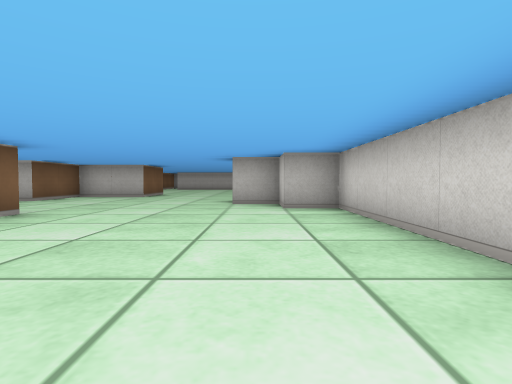
[1] (above)

22 first-person views from a walk through a cub3D maze. The camera is about half as high as the walls, tilts 2° down and sees 80° across. The floor is counted in squares. Each view is taken from the middle of a square. On the plan, view 1 faces up. The plan holds only what a view shows up to about 9 squares ahead; the rest is blank.

[2]
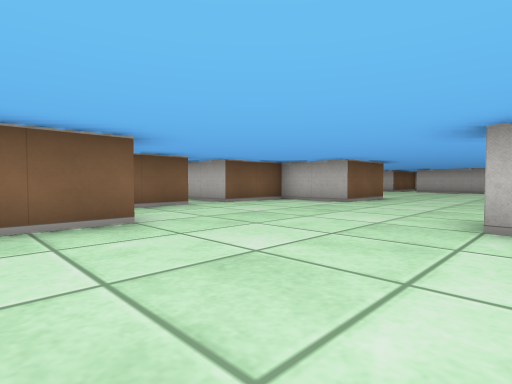

[3]
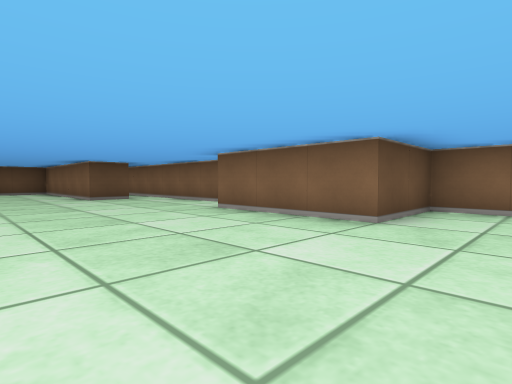

[4]
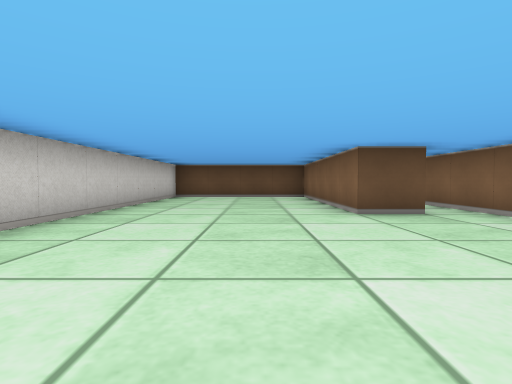

[5]
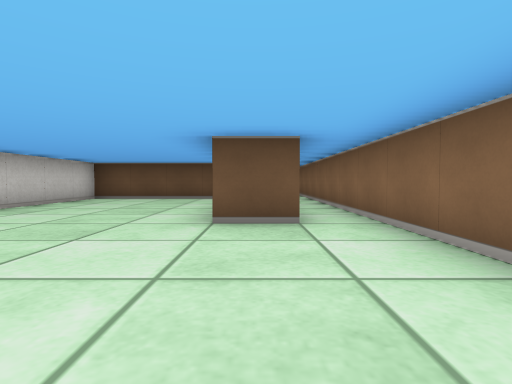

[6]
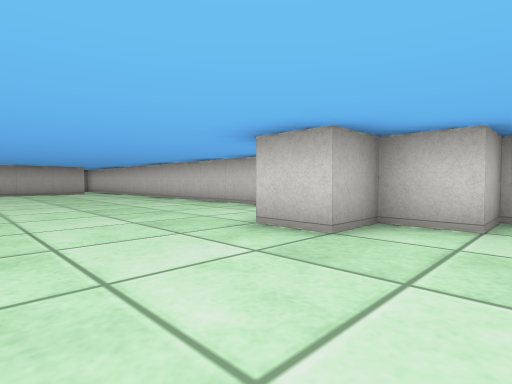

[7]
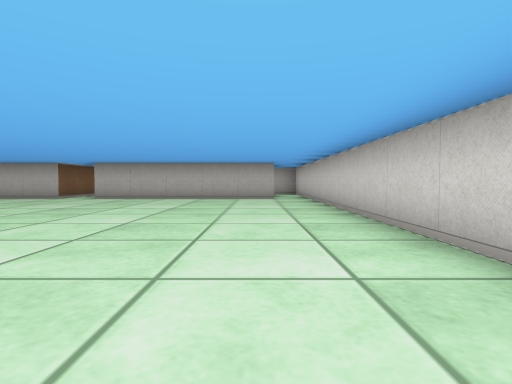

[8]
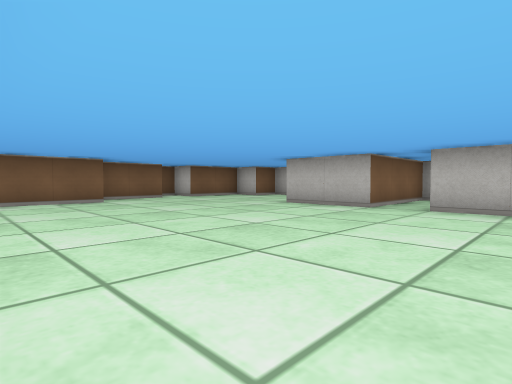

[9]
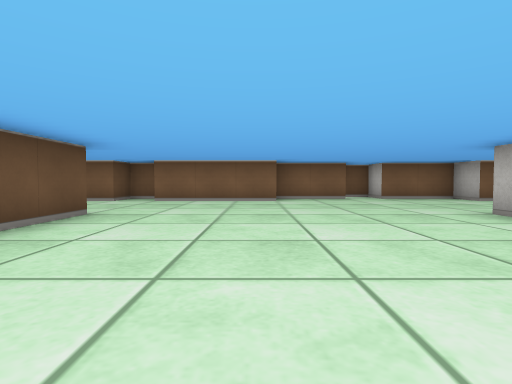

[10]
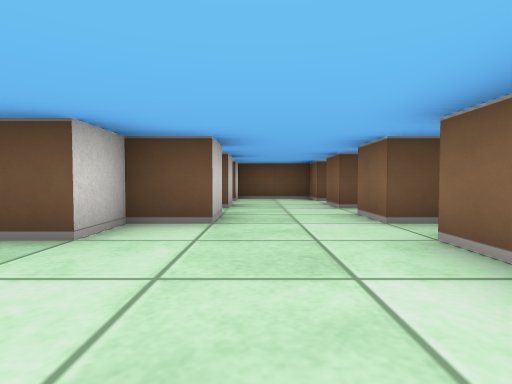

[11]
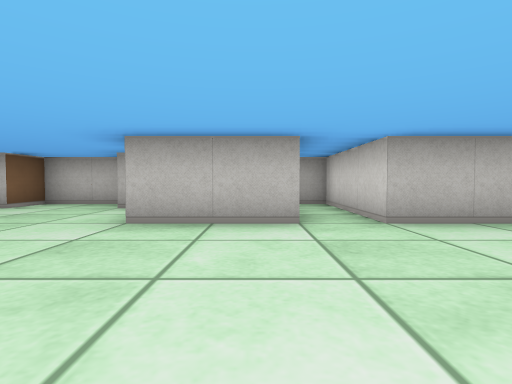

[12]
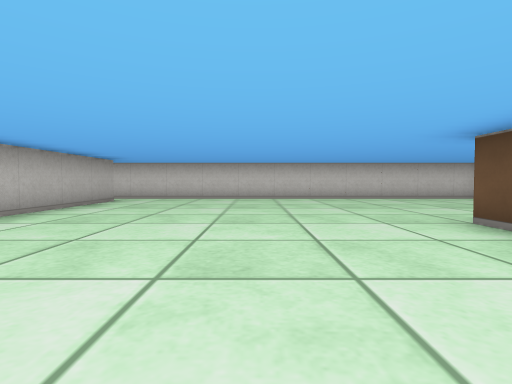

[13]
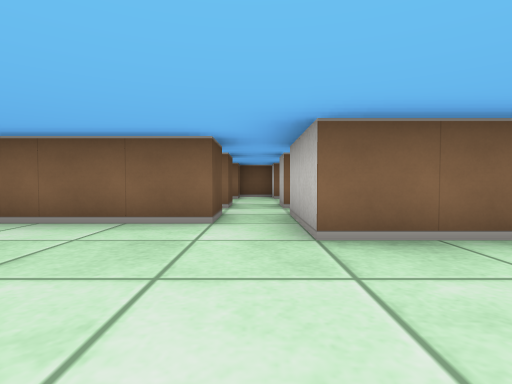

[14]
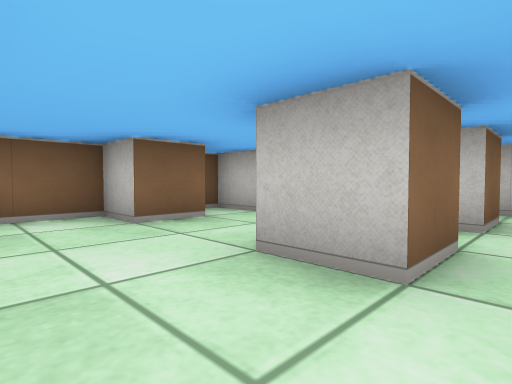

[15]
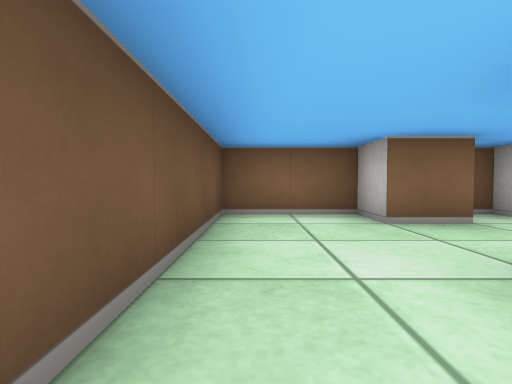

[16]
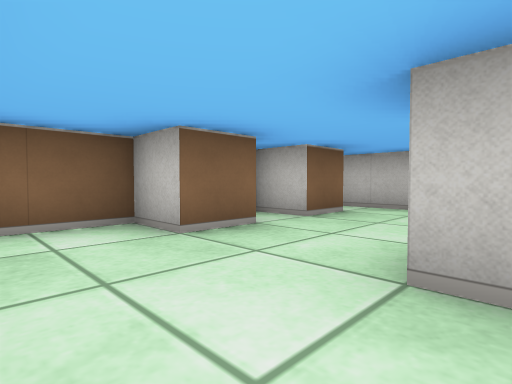

[17]
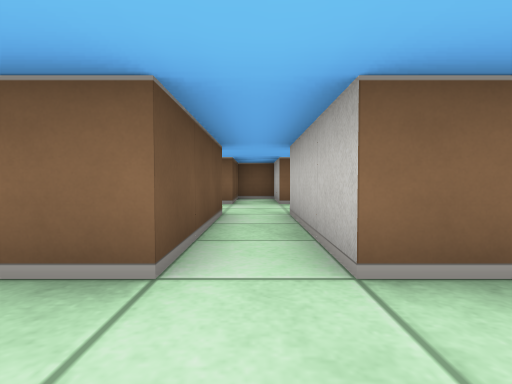

[18]
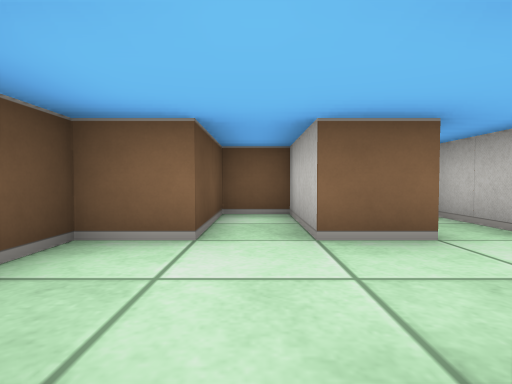

[19]
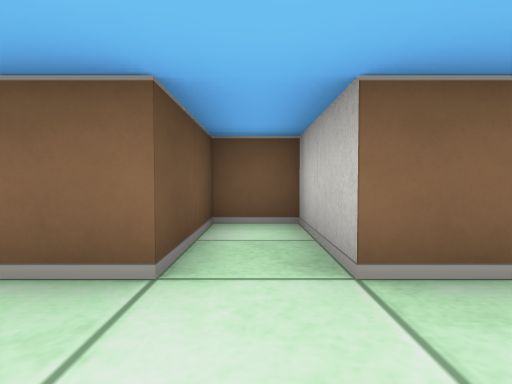

[20]
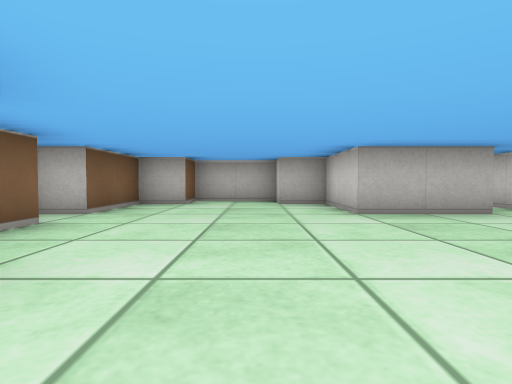

[21]
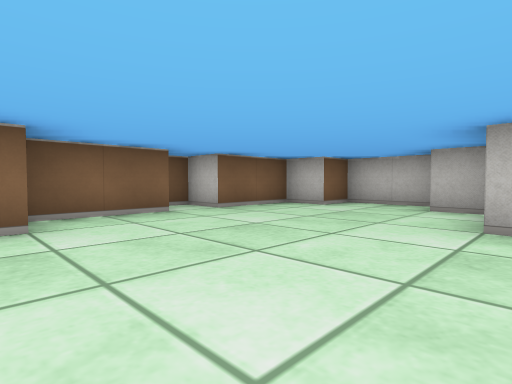

[22]
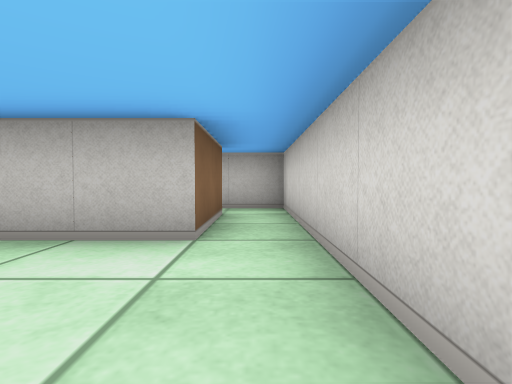

### Floor plan
Ten units are one square. View 1 is at (0, 0); x grows to the right and y downward. Boxes are objects, and circles mark ways between rooms. Rooms are numbered by the first view taken in them; rooms with no view inside come last. Other rooms are left out.
<svg viewBox="-130 -210 150 295">
<path fill="none" stroke="#000" d="M-41 -115 -35 -115 -35 -95 -55 -95 -55 -75 -85 -75M-85 -65 -55 -65 -55 -45 -35 -45 -35 -15 -55 -15M-85 -95 -85 -105 -75 -105 -75 -115 -59 -115M15 -79 15 -195M-55 -5 -45 -5 -45 80M-115 -112 -115 -105 -105 -105 -105 -95M15 -18 15 -55 5 -55 5 -65 -5 -65 -5 -75M-105 -146 -105 -115M-36 25 -25 25 -25 70M-115 -165 -115 -145M5 -195 5 -175 -45 -175 -45 -205 -55 -205 -55 -175 -75 -175 -75 -195 -85 -195 -85 -205 -105 -205 -105 -195 -115 -195 -115 -175 -125 -175 -125 -170M-19 75 15 75 15 9M-75 -5 -65 -5 -65 5 -75 5M-95 -6 -95 5 -105 5 -105 25 -65 25M-65 -25 -65 -15 -74 -15M-95 -26 -95 -15 -105 -15 -105 -11M-88 -35 -101 -35M-105 -95 -125 -95 -125 -85 -105 -85 -105 -75M-85 -75 -85 -84M-105 -75 -125 -75 -125 -65 -105 -65 -105 -55 -85 -55M-85 -59 -85 -65"/>
<circle cx="-50" cy="-10" r="3" fill="#2a7"/>
<circle cx="-95" cy="-100" r="3" fill="#2a7"/>
<circle cx="-80" cy="-70" r="3" fill="#2a7"/>
<circle cx="-95" cy="-80" r="3" fill="#2a7"/>
<text x="-40" y="-80">1</text>
<text x="-80" y="0">2</text>
<text x="-100" y="-90">3</text>
<text x="-100" y="-70">4</text>
</svg>
Room 1 opens to room 2. Room 1 opens to room 3. Room 1 opens to room 4. Room 3 opens to room 4.

Where each view was taken, in squares from view 1:
view 1: 0 up, 0 right, facing up
view 2: 3 up, 0 right, facing up-left
view 3: 6 up, 0 right, facing down-left
view 4: 2 up, 1 left, facing down
view 5: 1 up, 3 left, facing down
view 6: 5 up, 3 left, facing up-right
view 7: 9 up, 0 right, facing up
view 8: 12 up, 3 left, facing up-left
view 9: 14 up, 3 left, facing left
view 10: 14 up, 9 left, facing down
view 11: 14 up, 6 left, facing up
view 12: 14 up, 7 left, facing right
view 13: 1 up, 1 left, facing left
view 14: 2 down, 6 left, facing up-left
view 15: 2 down, 6 left, facing left
view 16: 2 down, 7 left, facing up-left
view 17: 7 up, 4 left, facing left
view 18: 7 up, 8 left, facing left
view 19: 9 up, 9 left, facing left
view 20: 13 up, 9 left, facing up
view 21: 14 up, 7 left, facing up-left
view 22: 15 up, 1 right, facing up
